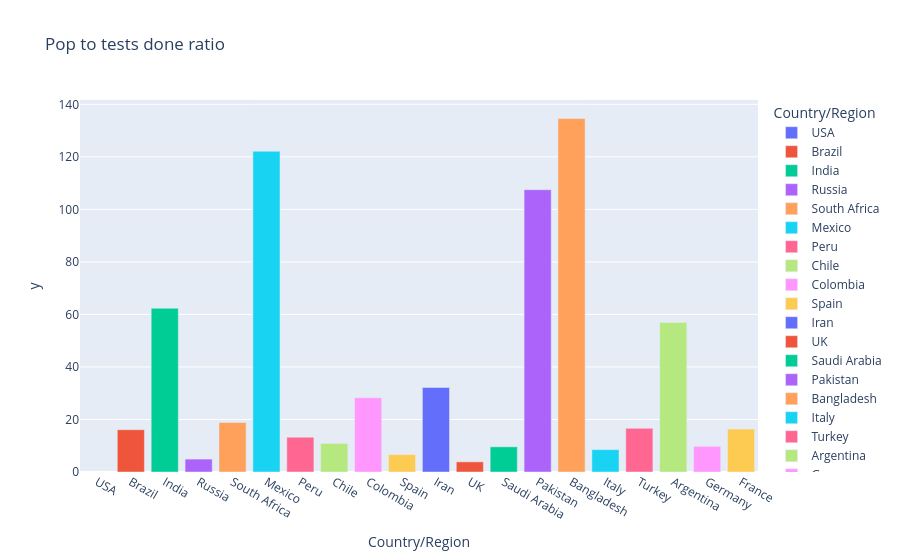

This figure's notebook cell:
### Code cell
fig = px.bar(world_data.iloc[0:20],x='Country/Region',y =pop_test_ratio.iloc[0:20],color='Country/Region', title='Pop to tests done ratio')
fig.show()

### Figure 1 — Plotly figure (JSON) as saved in the notebook; plotly's stock layout.template omitted (floating-point values rounded to 4 significant figures)
{"data": [{"hovertemplate": "Country/Region=%{x}<br>y=%{y}<extra></extra>", "legendgroup": "USA", "marker": {"color": "#636efa", "pattern": {"shape": ""}}, "name": "USA", "orientation": "v", "showlegend": true, "textposition": "auto", "type": "bar", "x": ["USA"], "xaxis": "x", "y": [NaN], "yaxis": "y"}, {"hovertemplate": "Country/Region=%{x}<br>y=%{y}<extra></extra>", "legendgroup": "Brazil", "marker": {"color": "#EF553B", "pattern": {"shape": ""}}, "name": "Brazil", "orientation": "v", "showlegend": true, "textposition": "auto", "type": "bar", "x": ["Brazil"], "xaxis": "x", "y": [16.11], "yaxis": "y"}, {"hovertemplate": "Country/Region=%{x}<br>y=%{y}<extra></extra>", "legendgroup": "India", "marker": {"color": "#00cc96", "pattern": {"shape": ""}}, "name": "India", "orientation": "v", "showlegend": true, "textposition": "auto", "type": "bar", "x": ["India"], "xaxis": "x", "y": [62.37], "yaxis": "y"}, {"hovertemplate": "Country/Region=%{x}<br>y=%{y}<extra></extra>", "legendgroup": "Russia", "marker": {"color": "#ab63fa", "pattern": {"shape": ""}}, "name": "Russia", "orientation": "v", "showlegend": true, "textposition": "auto", "type": "bar", "x": ["Russia"], "xaxis": "x", "y": [4.911], "yaxis": "y"}, {"hovertemplate": "Country/Region=%{x}<br>y=%{y}<extra></extra>", "legendgroup": "South Africa", "marker": {"color": "#FFA15A", "pattern": {"shape": ""}}, "name": "South Africa", "orientation": "v", "showlegend": true, "textposition": "auto", "type": "bar", "x": ["South Africa"], "xaxis": "x", "y": [18.85], "yaxis": "y"}, {"hovertemplate": "Country/Region=%{x}<br>y=%{y}<extra></extra>", "legendgroup": "Mexico", "marker": {"color": "#19d3f3", "pattern": {"shape": ""}}, "name": "Mexico", "orientation": "v", "showlegend": true, "textposition": "auto", "type": "bar", "x": ["Mexico"], "xaxis": "x", "y": [122.1], "yaxis": "y"}, {"hovertemplate": "Country/Region=%{x}<br>y=%{y}<extra></extra>", "legendgroup": "Peru", "marker": {"color": "#FF6692", "pattern": {"shape": ""}}, "name": "Peru", "orientation": "v", "showlegend": true, "textposition": "auto", "type": "bar", "x": ["Peru"], "xaxis": "x", "y": [13.24], "yaxis": "y"}, {"hovertemplate": "Country/Region=%{x}<br>y=%{y}<extra></extra>", "legendgroup": "Chile", "marker": {"color": "#B6E880", "pattern": {"shape": ""}}, "name": "Chile", "orientation": "v", "showlegend": true, "textposition": "auto", "type": "bar", "x": ["Chile"], "xaxis": "x", "y": [10.87], "yaxis": "y"}, {"hovertemplate": "Country/Region=%{x}<br>y=%{y}<extra></extra>", "legendgroup": "Colombia", "marker": {"color": "#FF97FF", "pattern": {"shape": ""}}, "name": "Colombia", "orientation": "v", "showlegend": true, "textposition": "auto", "type": "bar", "x": ["Colombia"], "xaxis": "x", "y": [28.27], "yaxis": "y"}, {"hovertemplate": "Country/Region=%{x}<br>y=%{y}<extra></extra>", "legendgroup": "Spain", "marker": {"color": "#FECB52", "pattern": {"shape": ""}}, "name": "Spain", "orientation": "v", "showlegend": true, "textposition": "auto", "type": "bar", "x": ["Spain"], "xaxis": "x", "y": [6.619], "yaxis": "y"}, {"hovertemplate": "Country/Region=%{x}<br>y=%{y}<extra></extra>", "legendgroup": "Iran", "marker": {"color": "#636efa", "pattern": {"shape": ""}}, "name": "Iran", "orientation": "v", "showlegend": true, "textposition": "auto", "type": "bar", "x": ["Iran"], "xaxis": "x", "y": [32.19], "yaxis": "y"}, {"hovertemplate": "Country/Region=%{x}<br>y=%{y}<extra></extra>", "legendgroup": "UK", "marker": {"color": "#EF553B", "pattern": {"shape": ""}}, "name": "UK", "orientation": "v", "showlegend": true, "textposition": "auto", "type": "bar", "x": ["UK"], "xaxis": "x", "y": [3.878], "yaxis": "y"}, {"hovertemplate": "Country/Region=%{x}<br>y=%{y}<extra></extra>", "legendgroup": "Saudi Arabia", "marker": {"color": "#00cc96", "pattern": {"shape": ""}}, "name": "Saudi Arabia", "orientation": "v", "showlegend": true, "textposition": "auto", "type": "bar", "x": ["Saudi Arabia"], "xaxis": "x", "y": [9.59], "yaxis": "y"}, {"hovertemplate": "Country/Region=%{x}<br>y=%{y}<extra></extra>", "legendgroup": "Pakistan", "marker": {"color": "#ab63fa", "pattern": {"shape": ""}}, "name": "Pakistan", "orientation": "v", "showlegend": true, "textposition": "auto", "type": "bar", "x": ["Pakistan"], "xaxis": "x", "y": [107.5], "yaxis": "y"}, {"hovertemplate": "Country/Region=%{x}<br>y=%{y}<extra></extra>", "legendgroup": "Bangladesh", "marker": {"color": "#FFA15A", "pattern": {"shape": ""}}, "name": "Bangladesh", "orientation": "v", "showlegend": true, "textposition": "auto", "type": "bar", "x": ["Bangladesh"], "xaxis": "x", "y": [134.6], "yaxis": "y"}, {"hovertemplate": "Country/Region=%{x}<br>y=%{y}<extra></extra>", "legendgroup": "Italy", "marker": {"color": "#19d3f3", "pattern": {"shape": ""}}, "name": "Italy", "orientation": "v", "showlegend": true, "textposition": "auto", "type": "bar", "x": ["Italy"], "xaxis": "x", "y": [8.515], "yaxis": "y"}, {"hovertemplate": "Country/Region=%{x}<br>y=%{y}<extra></extra>", "legendgroup": "Turkey", "marker": {"color": "#FF6692", "pattern": {"shape": ""}}, "name": "Turkey", "orientation": "v", "showlegend": true, "textposition": "auto", "type": "bar", "x": ["Turkey"], "xaxis": "x", "y": [16.61], "yaxis": "y"}, {"hovertemplate": "Country/Region=%{x}<br>y=%{y}<extra></extra>", "legendgroup": "Argentina", "marker": {"color": "#B6E880", "pattern": {"shape": ""}}, "name": "Argentina", "orientation": "v", "showlegend": true, "textposition": "auto", "type": "bar", "x": ["Argentina"], "xaxis": "x", "y": [56.93], "yaxis": "y"}, {"hovertemplate": "Country/Region=%{x}<br>y=%{y}<extra></extra>", "legendgroup": "Germany", "marker": {"color": "#FF97FF", "pattern": {"shape": ""}}, "name": "Germany", "orientation": "v", "showlegend": true, "textposition": "auto", "type": "bar", "x": ["Germany"], "xaxis": "x", "y": [9.761], "yaxis": "y"}, {"hovertemplate": "Country/Region=%{x}<br>y=%{y}<extra></extra>", "legendgroup": "France", "marker": {"color": "#FECB52", "pattern": {"shape": ""}}, "name": "France", "orientation": "v", "showlegend": true, "textposition": "auto", "type": "bar", "x": ["France"], "xaxis": "x", "y": [16.35], "yaxis": "y"}], "layout": {"barmode": "relative", "legend": {"title": {"text": "Country/Region"}, "tracegroupgap": 0}, "title": {"text": "Pop to tests done ratio"}, "xaxis": {"anchor": "y", "categoryarray": ["USA", "Brazil", "India", "Russia", "South Africa", "Mexico", "Peru", "Chile", "Colombia", "Spain", "Iran", "UK", "Saudi Arabia", "Pakistan", "Bangladesh", "Italy", "Turkey", "Argentina", "Germany", "France"], "categoryorder": "array", "domain": [0, 1], "title": {"text": "Country/Region"}}, "yaxis": {"anchor": "x", "domain": [0, 1], "title": {"text": "y"}}}}
